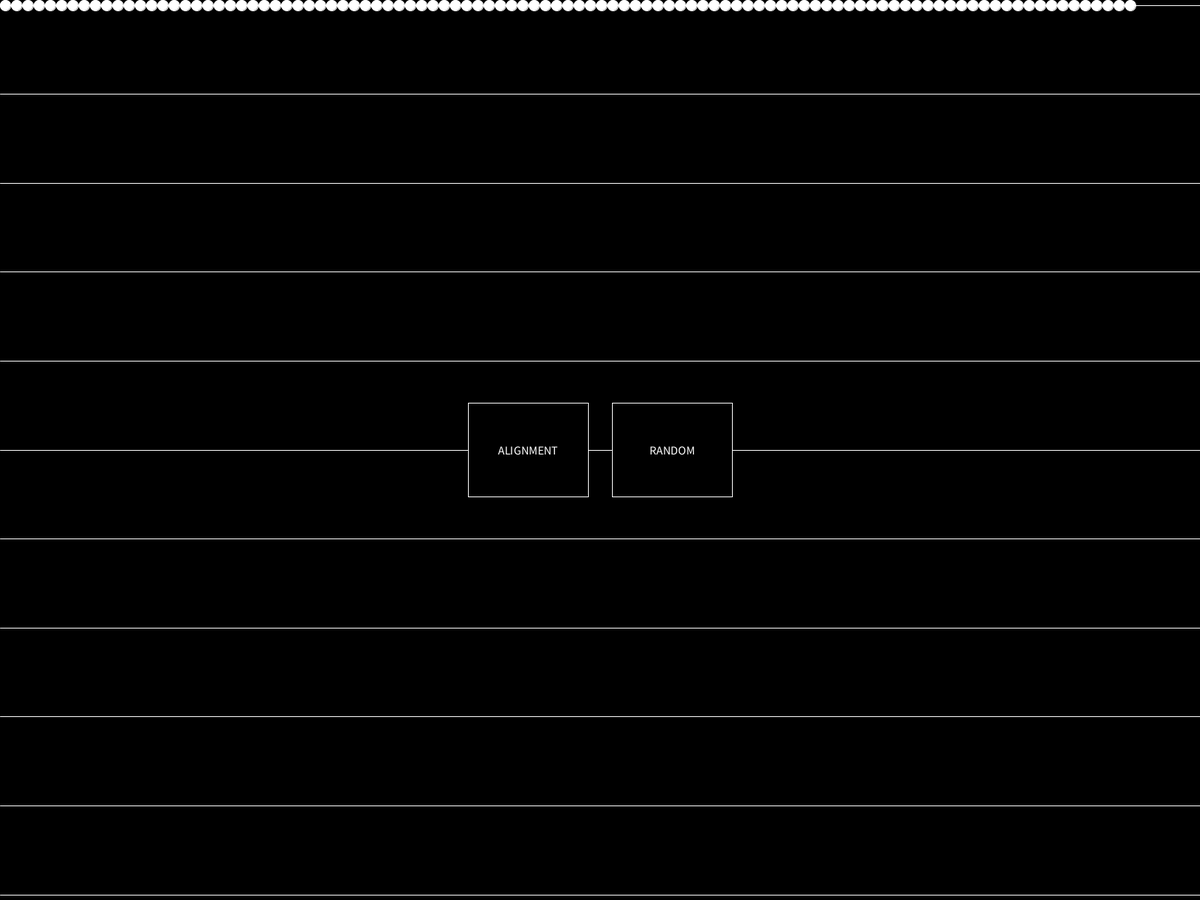
Frame 1 (no input)
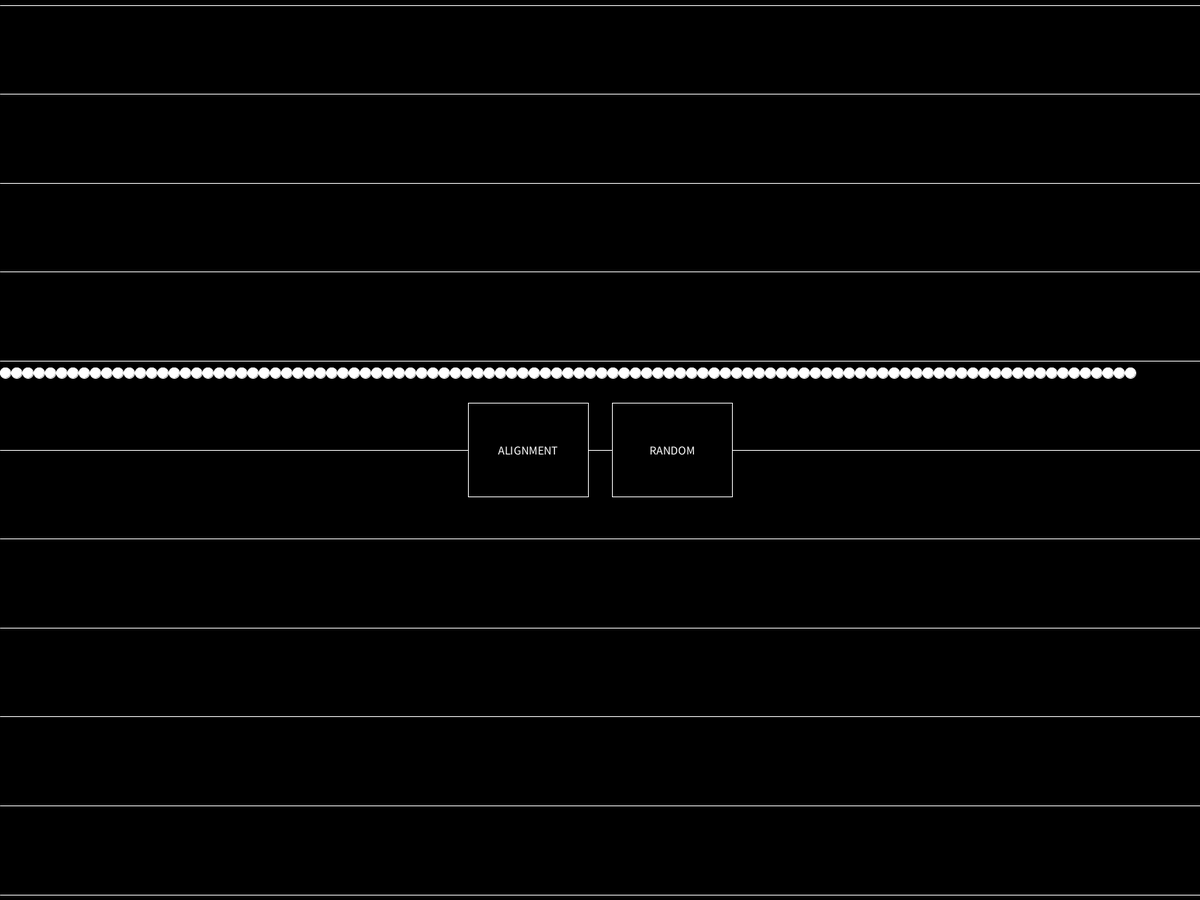
Frame 60 (the mouse pressed at the canvas centre just before this capture)
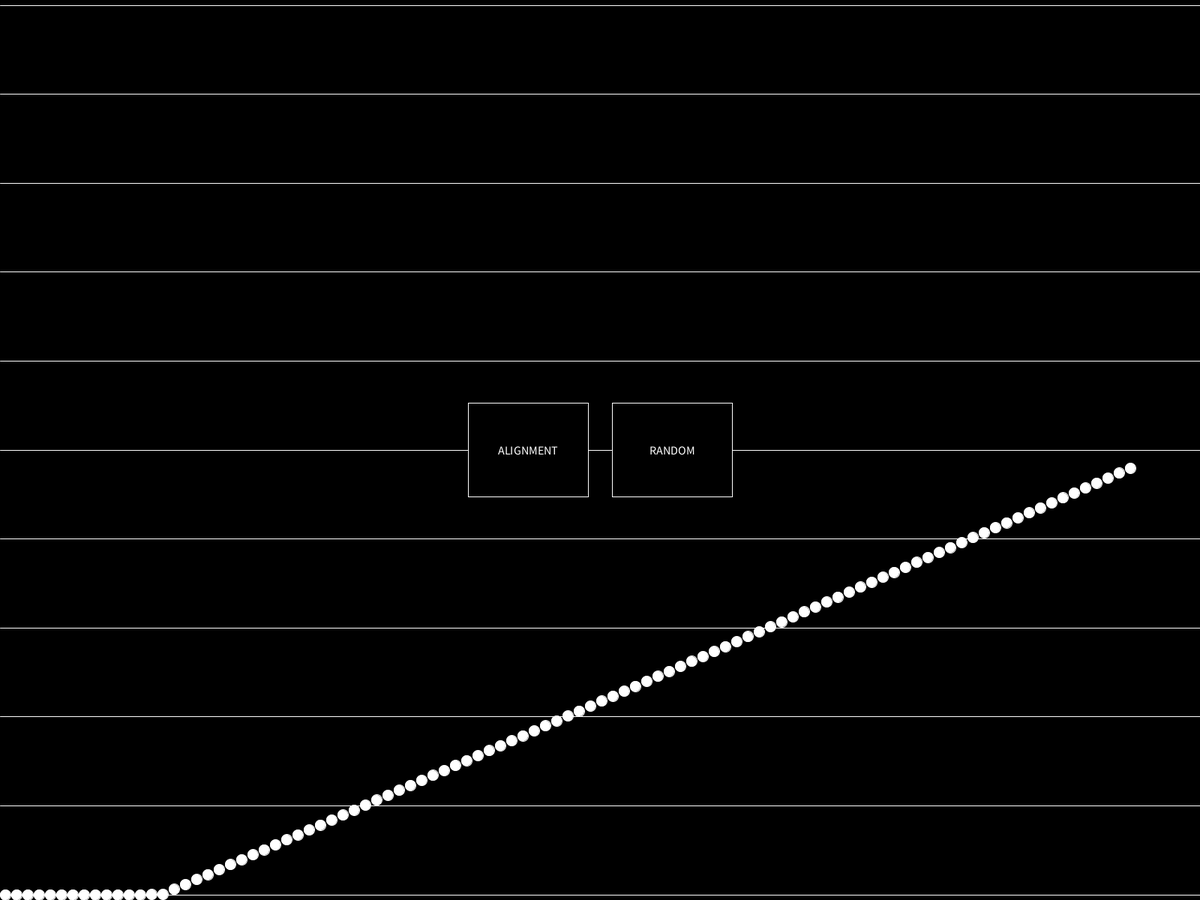
Frame 120 (the mouse held since frame 60 and released just before this capture)

The Processing sketch that drew these frames (run headless with seeded random() and noise(); from frame 60 on, the mouse is pressed at the canvas centre):

// Processing sketch: bound_wave
// ── bound_wave.pde
int fps = 60; //<>//
float radi;
int hm = 101;
float gravity = 980;
float count;
Ball[] balls = new Ball[hm];
void setup() {
  fullScreen();
  frameRate(fps);
  radi = width/(2*hm);
  for (int i = 0; i< hm; i++) {
    balls[i] = new Ball((width/hm)*i+radi, radi, 0.01*i);
  }
  textAlign(CENTER, CENTER);
  textSize(width/100);
}
void draw() {
  background(0);
  stroke(255);
  for (int i = 0; i < 11; i++) {
    line(0, radi+i*(height-2*radi)/10, width, radi+i*(height-2*radi)/10);
  }
  fill(0);
  rect(width/2-1*width/10-width/100, height/2-(radi+(height-2*radi)/10)/2, width/10, radi+(height-2*radi)/10);
  rect(width/2+width/100, height/2-(radi+(height-2*radi)/10)/2, width/10, radi+(height-2*radi)/10);
  fill(255);
  text("ALIGNMENT", width/2-1*width/10-width/100, height/2-(radi+(height-2*radi)/10)/2, width/10, radi+(height-2*radi)/10);
  text("RANDOM", width/2+width/100, height/2-(radi+(height-2*radi)/10)/2, width/10, radi+(height-2*radi)/10);
  for (int i = 0; i<hm; i++) {
    balls[i].calculation();
    balls[i].display();
  }
}
class Ball {
  float posx, posy, repulsion, speed;
  int boundCount;
  float count;
  Ball(float x, float y, float r) {
    posx = x;
    posy = y;
    repulsion = r;
  }
  void calculation() {
    count++;
    if (boundCount==0) {
      posy = 0.5*gravity*sq(count/fps)+radi;
    } else {
      posy = -speed*count/fps+0.5*gravity*sq(count/fps)+height-radi;
    }

    if (posy + radi> height) {
      boundCount ++;
      count=0;
      speed = pow(repulsion, boundCount)*sqrt(2*gravity*(height-2*radi));
    }
  }
  void display() {
    fill(255);
    ellipse(posx, posy, radi*2, radi*2);
  }
}
void mouseClicked() {
  if (width/2-1*width/10-width/100 < mouseX && mouseX < width/2-1*width/10-width/100+width/10 && height/2-(radi+(height-2*radi)/10)/2 < mouseY && mouseY < height/2-(radi+(height-2*radi)/10)/2+radi+(height-2*radi)/10) {
    for (int i = 0; i< hm; i++) {
      balls[i] = new Ball((width/hm)*i+radi, radi, 0.01*i);
    }
  }
  if (width/2+width/100 < mouseX && mouseX < width/2+width/100+width/10 && height/2-(radi+(height-2*radi)/10)/2 < mouseY && mouseY < height/2-(radi+(height-2*radi)/10)/2+radi+(height-2*radi)/10) {
    for (int i = 0; i< hm; i++) {
      balls[i] = new Ball(random(radi, width-radi), radi, 0.01*i);
    }
  }
}
